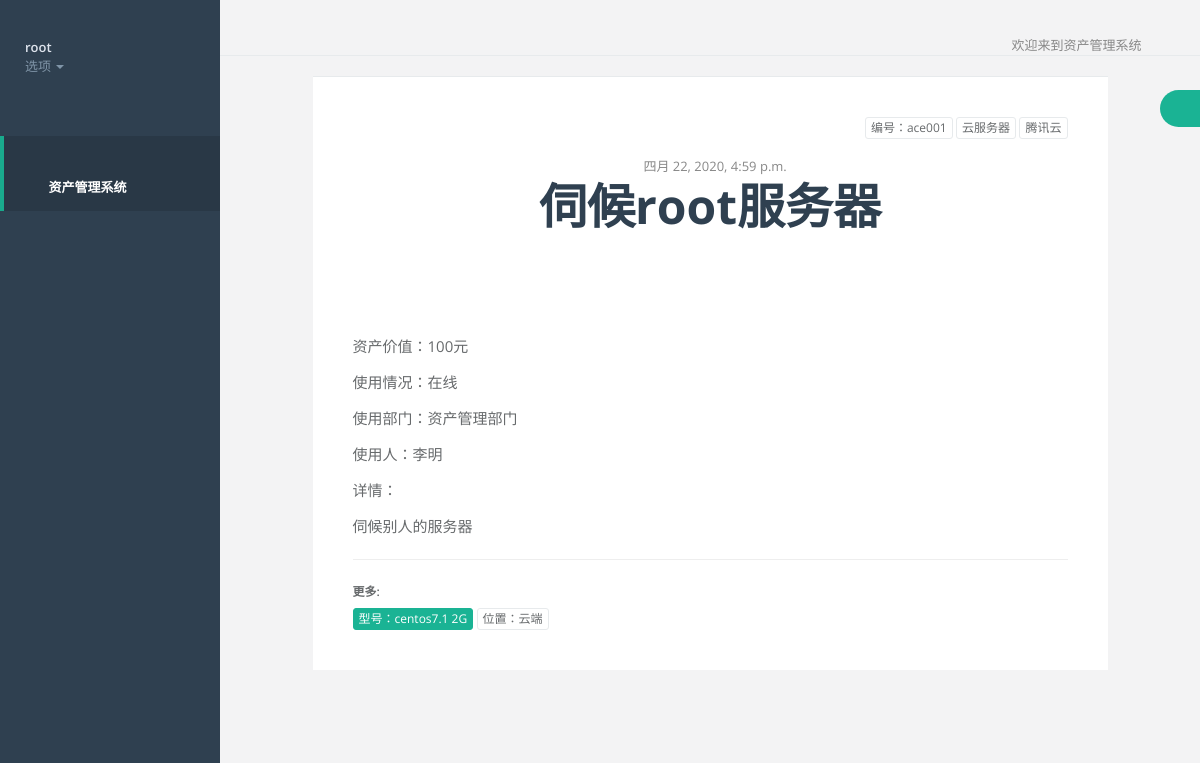
Screenshot of /asset/asset/1/ (signed in) with the database file from the repository.
### ace/models.py (models this page shows, shortened)
class Asset(models.Model):
    asset_number=models.CharField(max_length=30,verbose_name='资产编号')
    asset_type=models.CharField(max_length=30,verbose_name='资产分类')
    asset_name=models.CharField(max_length=20,verbose_name='资产名称')
    asset_buyin_time=models.DateTimeField(verbose_name='财务入账日期')
    asset_value=models.CharField(max_length=20,verbose_name='资产价值')
    asset_state=models.CharField(max_length=10,verbose_name='使用情况',blank=True)
    asset_use_department=models.ForeignKey(Department,on_delete=models.CASCADE,blank=True)
    asset_user=models.CharField(max_length=20,verbose_name='使用人',blank=True)
    asset_count=models.CharField(max_length=20,verbose_name='数量')
    asset_brand=models.CharField(max_length=30,verbose_name='资产品牌',blank=True)
    asset_model=models.CharField(max_length=30,verbose_name='规格型号',blank=True)
    asset_location=models.CharField(max_length=40,verbose_name='资产位置',blank=True)
    asset_comments=models.TextField(blank=True,verbose_name='资产详情')
    class Meta:
        ordering=('-asset_buyin_time',)

class Department(models.Model):
    department_name=models.CharField(max_length=20,verbose_name='部门昵称')
    def __str__(self):
        return self.department_name

### ace/views.py (the view)
# urls.py: path('asset/<int:pk>/', views.article, name='asset'),
def article(request,pk):
    asset = get_object_or_404(Asset,pk=pk)
    return render(request, 'asset/article.html', context={'asset': asset})

### templates/asset/article.html (shortened to what this page needs)
{% extends 'base.html' %}
    {% block main %}
<div class="wrapper wrapper-content  animated fadeInRight article">
            <div class="row">
                <div class="col-lg-10 col-lg-offset-1">
                    <div class="ibox">
                        <div class="ibox-content">
                            <div class="pull-right">
                                <button class="btn btn-white btn-xs" type="button">编号：{{ asset.asset_number }}</button>
                                <button class="btn btn-white btn-xs" type="button">{{ asset.asset_type }}</button>
                                <button class="btn btn-white btn-xs" type="button">{{ asset.asset_brand }}</button>
                            </div>
                            <div class="text-center article-title">
                            <span class="text-muted"><i class="fa fa-clock-o"></i>{{ asset.asset_buyin_time }}</span>
                                <h1>
                                    {{ asset.asset_name }}
                                </h1>
                            </div>
                            <p>
                                资产价值：{{ asset.asset_value }}
                            </p>
                            <p>使用情况：{{ asset.asset_state }}</p>
                            <p>使用部门：{{ asset.asset_use_department }}</p>
                            <p>使用人：{{ asset.asset_user }}</p>
                            <p>详情：</p>
                            <p>{{ asset.asset_comments }}</p>
                            <hr>
                            <div class="row">
                                <div class="col-md-6">
                                        <h5>更多:</h5>
                                        <button class="btn btn-primary btn-xs" type="button">型号：{{ asset.asset_model }}</button>
                                        <button class="btn btn-white btn-xs" type="button">位置：{{ asset.asset_location }}</button>
                                </div>
                            </div>
                        </div>
                    </div>
                </div>
            </div>
        </div>
    {% endblock main %}

### rows the page displays
Asset: asset_number "ace001", asset_type "云服务器", asset_brand "腾讯云", asset_buyin_time "四月 22, 2020, 4:59 p.m.", asset_name "伺候root服务器", asset_value "100元", asset_state "在线", asset_use_department "资产管理部门", asset_user "李明", asset_comments "伺候别人的服务器", asset_model "centos7.1 2G", asset_location "云端"

### other values shown
{{ request.session.user_name }} "root"
